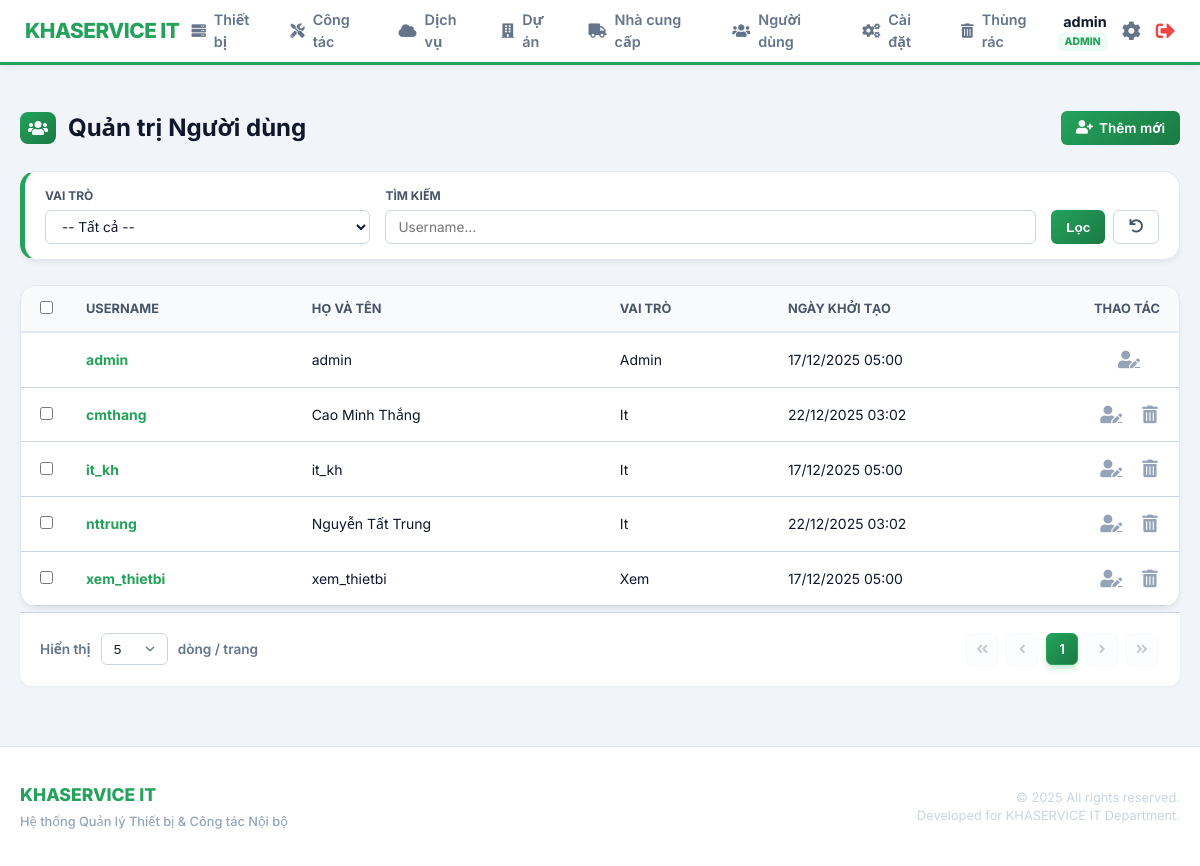
Before: /index.php?page=users/list (signed in) with the older database file.
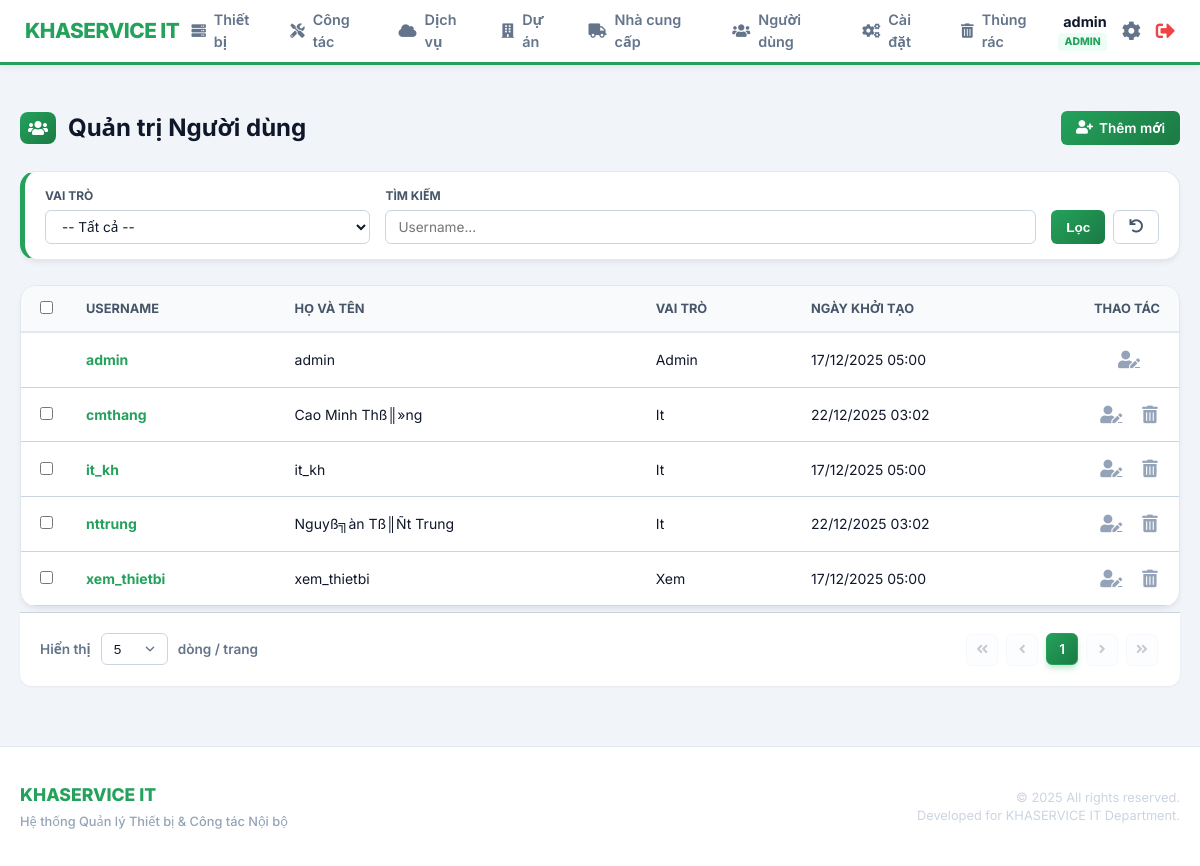
After: the same page with the newer database file.
### tables this page shows
CREATE TABLE `users` (
  `id` int(11) NOT NULL AUTO_INCREMENT,
  `username` varchar(100) NOT NULL COMMENT 'T??n ????ng nh???p',
  `fullname` varchar(100) DEFAULT NULL,
  `password` varchar(255) NOT NULL COMMENT 'M???t kh???u (hash)',
  `role` varchar(50) DEFAULT NULL COMMENT 'Vai tr??: admin / it / xem',
  `created_at` timestamp NOT NULL DEFAULT current_timestamp(),
  `deleted_at` timestamp NULL DEFAULT NULL,
  PRIMARY KEY (`id`),
  UNIQUE KEY `username` (`username`)
);

### modules/users/list.php (the view, shortened to what the changed rows need)
<?php
$rows_per_page = (isset($_GET['limit']) && is_numeric($_GET['limit'])) ? (int)$_GET['limit'] : 5;
$current_page  = (isset($_GET['p']) && is_numeric($_GET['p'])) ? (int)$_GET['p'] : 1;
$where_clauses = ["deleted_at IS NULL"];
$where_sql = !empty($where_clauses) ? ' WHERE ' . implode(' AND ', $where_clauses) : '';
$offset = ($current_page - 1) * $rows_per_page;
$stmt = $pdo->prepare("SELECT id, username, fullname, role, created_at FROM users $where_sql ORDER BY username LIMIT :limit OFFSET :offset");
$stmt->bindValue(':limit',  $rows_per_page, PDO::PARAM_INT);
$stmt->bindValue(':offset', $offset, PDO::PARAM_INT);
$stmt->execute();
$users_list = $stmt->fetchAll();
?>
<div class="page-header">
    <h2><i class="fas fa-users"></i> Quản trị Người dùng</h2>
</div>
<form action="index.php?page=users/delete_multiple" method="POST" id="users-form">
    <div class="table-container card">
        <table class="content-table">
            <thead>
                <tr>
                    <th width="40"><input type="checkbox" id="select-all"></th>
                    <th>Username</th>
                    <th>Họ và tên</th>
                    <th>Vai trò</th>
                    <th>Ngày khởi tạo</th>
                    <th width="100" class="text-center">Thao tác</th>
                </tr>
            </thead>
            <tbody>
                <?php foreach ($users_list as $u): ?>
                    <tr>
                        <td>
                            <?php if($u['username'] !== $_SESSION['username']): ?>
                                <input type="checkbox" name="ids[]" value="<?php echo $u['id']; ?>" class="row-checkbox">
                            <?php endif; ?>
                        </td>
                        <td class="font-bold text-primary"><?php echo htmlspecialchars($u['username']); ?></td>
                        <td><?php echo htmlspecialchars($u['fullname']); ?></td>
                        <td><?php echo ucfirst(htmlspecialchars($u['role'])); ?></td>
                        <td class="text-muted"><?php echo date('d/m/Y H:i', strtotime($u['created_at'])); ?></td>
                        <td class="actions text-center">
                            <a href="index.php?page=users/edit&id=<?php echo $u['id']; ?>" class="btn-icon" title="Sửa"><i class="fas fa-user-edit"></i></a>
                            <?php if($u['username'] !== $_SESSION['username']): ?>
                                <a href="index.php?page=users/delete&id=<?php echo $u['id']; ?>" data-url="index.php?page=users/delete&id=<?php echo $u['id']; ?>&confirm_delete=1" class="btn-icon delete-btn" title="Xóa"><i class="fas fa-trash-alt"></i></a>
                            <?php endif; ?>
                        </td>
                    </tr>
                <?php endforeach; ?>
            </tbody>
        </table>
    </div>
</form>

Changed rows visible on the page:
changed users "cmthang": fullname "Cao Minh Thắng" → "Cao Minh Thß║»ng"
changed users "nttrung": fullname "Nguyễn Tất Trung" → "Nguyß╗àn Tß║Ñt Trung"
